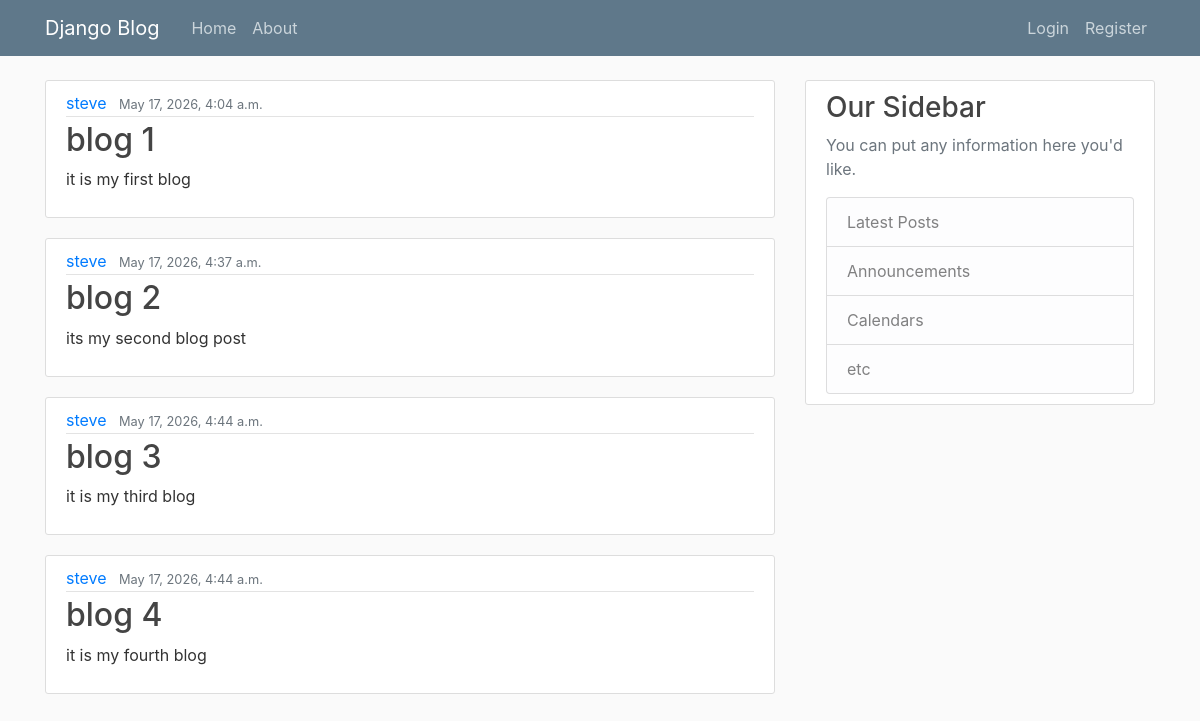
The page / on the database its author committed.
### blog/models.py (models this page shows, shortened)
class Post(models.Model):
    title = models.CharField(max_length=100)
    content = models.TextField()
    date_posted = models.DateTimeField(default=timezone.now)
    author = models.ForeignKey(User, on_delete=models.CASCADE)

### blog/views.py (the view)
# urls.py: path('', views.home, name='blog-home' ),
def home(request):
    context = {
        'posts': Post.objects.all()
    }
    return render(request, 'blog/home.html', context)

### blog/templates/blog/home.html
{% extends "blog/base.html" %}
{% block content %}
    {% for post in posts %}
        <article class="media content-section">
          <div class="media-body">
            <div class="article-metadata">
              <a class="mr-2" href="#">{{ post.author }}</a>
              <small class="text-muted">{{ post.date_posted }}</small>
            </div>
            <h2><a class="article-title" href="#">{{ post.title }}</a></h2>
            <p class="article-content">{{ post.content }}</p>
          </div>
        </article>
    {% endfor %}
{% endblock content %}

### blog/static/blog/main.css (style rules this page uses)
body { background: #fafafa; color: #333333; margin-top: 5rem; }
h1, h2, h3, h4, h5, h6 { color: #444444; }
.content-section { background: #ffffff; padding: 10px 20px; border: 1px solid #dddddd; border-radius: 3px; margin-bottom: 20px; }
.article-title { color: #444444; }
.article-content { white-space: pre-line; }
.article-metadata { padding-bottom: 1px; margin-bottom: 4px; border-bottom: 1px solid #e3e3e3 }

### rows shown on the page
Post: author "steve", date_posted "May 17, 2026, 4:04 a.m.", title "blog 1", content "it is my first blog"
Post: author "steve", date_posted "May 17, 2026, 4:37 a.m.", title "blog 2", content "its my second blog post"
Post: author "steve", date_posted "May 17, 2026, 4:44 a.m.", title "blog 3", content "it is my third blog"
Post: author "steve", date_posted "May 17, 2026, 4:44 a.m.", title "blog 4", content "it is my fourth blog"
